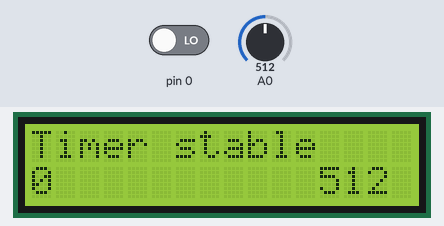
This sketch was run on a simulated Arduino Uno, built with avr-gcc and run on an emulated ATmega328P. Parts: 16×2 character LCD. The test bench sets the inputs (shaded band); at power-on: A0 = 512, pin 0 LOW.

Above: at 1.2 s.
1.3 s: A0 set to 664
At 2.4 s:
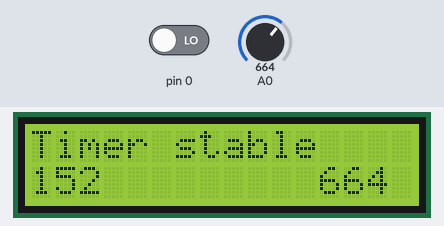
2.8 s: A0 set to 694
At 5.3 s:
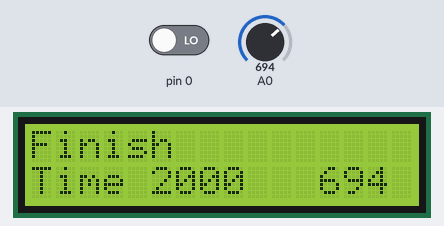
5.8 s: A0 set to 716
At 8.3 s:
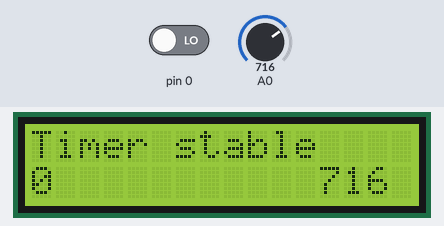
Timing chart, 0 to 9.8 s (numbered marks = the images above; inputs shaded):
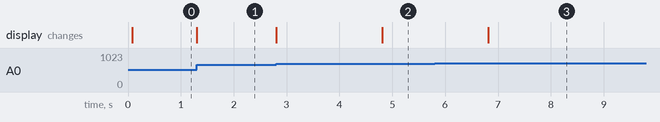

Measured:
- the behaviour switches between 681 and 682 on A0 (found by bisection; images 1 and 2)
- after the input at 1.3 s, the display: first changes at once (image 1 shows a later state)
- after the input at 2.8 s, the display: first changes at once (image 2 shows a later state)

The sketch:

sketch_may07a.ino
```cpp
// Подключаем стандартную библиотеку LiquidCrystal
#include <LiquidCrystal.h>
unsigned int StartTime=0,SetTime=0;
int den=170;
// Инициализируем объект-экран, передаём использованные
// для подключения контакты на Arduino в порядке:
// RS, E, DB4, DB5, DB6, DB7
LiquidCrystal lcd(4, 5, 10, 11, 12, 13);

void setup()
{
    // устанавливаем размер (количество столбцов и строк) экрана
pinMode(0, INPUT);
    lcd.begin(16, 2);delay(17);
    // печатаем первую строку


}

void loop()
{
  int startDist=analogRead(A0);
  int diff;

  while(diff<den){
    diff=abs(analogRead(A0)-startDist);
    lcd.setCursor(0, 1);lcd.print(diff);
    lcd.setCursor(0, 0);lcd.print("Timer stable");
    lcd.setCursor(12, 1);lcd.print(analogRead(A0));
    delay(1);
    }
  StartTime=millis();
  lcd.setCursor(0, 0);
  lcd.print("start          ");

 while(millis()-StartTime<2000){lcd.setCursor(8, 0);
  lcd.print(millis()-StartTime);}
 diff=abs(analogRead(A0)-startDist);
  while(diff<den)
   {diff=abs(analogRead(A0)-startDist);delay(1);
    lcd.setCursor(8, 0);
    lcd.print(millis()-StartTime);
    }
  SetTime=millis()-StartTime;
  lcd.setCursor(0, 0);
  lcd.print("Finish            ");
  lcd.setCursor(0, 1);
  lcd.print("Time");
  lcd.setCursor(5, 1);
  lcd.print(SetTime);
  delay(1999);
  while(digitalRead(0)==1){}
  lcd.setCursor(0, 1);
  lcd.print("                ");

  lcd.setCursor(0, 0);
  lcd.print("                ");

}
```
